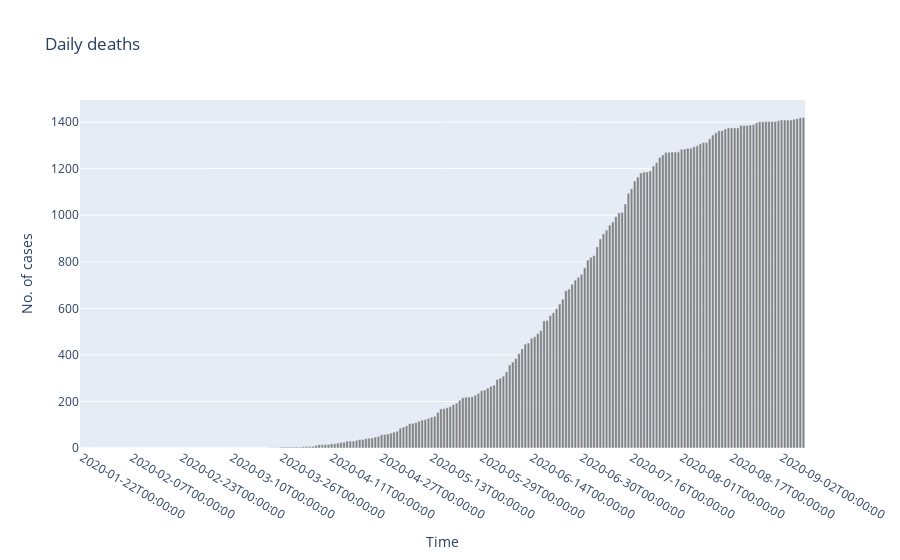

Notebook code for this chart:
### Code cell
deceased_fig = go.Figure()
deceased_fig.add_trace(go.Bar(x=jh_deaths_df['date'],
                                y=jh_deaths_df['Afghanistan'],
                                orientation = 'v',marker_color = 'grey'))

## defines the overall layout properties
deceased_fig.update_layout(
    xaxis_title="Time",
    yaxis_title="No. of cases",
    title = "Daily deaths",
    xaxis_type='category'
)
deceased_fig.update_layout(
    hoverlabel=dict(
        bgcolor="white", 
        font_size=16
    )
)
deceased_fig.update_xaxes(nticks = 15)
deceased_fig.update_yaxes(showspikes=True)
deceased_fig.show()

### Figure 1 — Plotly figure (JSON) as saved in the notebook; plotly's stock layout.template omitted (floating-point values rounded to 4 significant figures; data arrays with more than 128 entries replaced by an {"elided": "..."} marker saying what was removed)
{"data": [{"marker": {"color": "grey"}, "orientation": "v", "type": "bar", "x": {"elided": "232 str values"}, "y": {"elided": "232 int values"}}], "layout": {"hoverlabel": {"bgcolor": "white", "font": {"size": 16}}, "title": {"text": "Daily deaths"}, "xaxis": {"nticks": 15, "title": {"text": "Time"}, "type": "category"}, "yaxis": {"showspikes": true, "title": {"text": "No. of cases"}}}}
